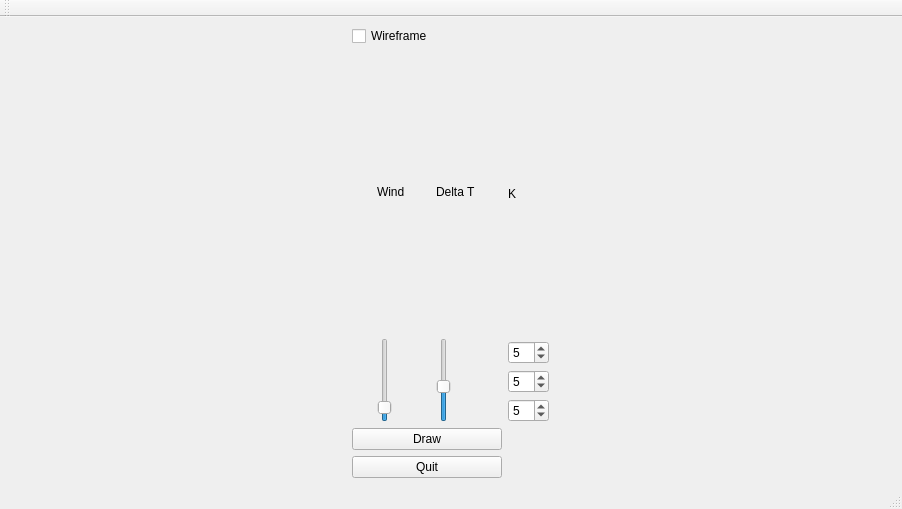
<?xml version="1.0" encoding="UTF-8"?>
<ui version="4.0">
 <class>MainWindow</class>
 <widget class="QMainWindow" name="MainWindow">
  <property name="geometry">
   <rect>
    <x>0</x>
    <y>0</y>
    <width>902</width>
    <height>509</height>
   </rect>
  </property>
  <property name="sizePolicy">
   <sizepolicy hsizetype="Preferred" vsizetype="Preferred">
    <horstretch>0</horstretch>
    <verstretch>0</verstretch>
   </sizepolicy>
  </property>
  <property name="windowTitle">
   <string>MainWindow</string>
  </property>
  <widget class="QWidget" name="centralwidget">
   <property name="sizePolicy">
    <sizepolicy hsizetype="Preferred" vsizetype="Preferred">
     <horstretch>0</horstretch>
     <verstretch>0</verstretch>
    </sizepolicy>
   </property>
   <layout class="QHBoxLayout" name="horizontalLayout">
    <item>
     <layout class="QGridLayout" name="gridLayout">
      <property name="sizeConstraint">
       <enum>QLayout::SetMinimumSize</enum>
      </property>
      <item row="1" column="1">
       <layout class="QVBoxLayout" name="verticalLayout">
        <property name="sizeConstraint">
         <enum>QLayout::SetMinimumSize</enum>
        </property>
        <item>
         <widget class="QLabel" name="label">
          <property name="text">
           <string>K</string>
          </property>
         </widget>
        </item>
        <item>
         <widget class="QSpinBox" name="K_structural">
          <property name="sizePolicy">
           <sizepolicy hsizetype="Fixed" vsizetype="Fixed">
            <horstretch>0</horstretch>
            <verstretch>0</verstretch>
           </sizepolicy>
          </property>
          <property name="specialValueText">
           <string/>
          </property>
          <property name="maximum">
           <number>10</number>
          </property>
          <property name="value">
           <number>5</number>
          </property>
         </widget>
        </item>
        <item>
         <widget class="QSpinBox" name="K_shearing">
          <property name="sizePolicy">
           <sizepolicy hsizetype="Fixed" vsizetype="Fixed">
            <horstretch>0</horstretch>
            <verstretch>0</verstretch>
           </sizepolicy>
          </property>
          <property name="maximum">
           <number>10</number>
          </property>
          <property name="value">
           <number>5</number>
          </property>
         </widget>
        </item>
        <item>
         <widget class="QSpinBox" name="K_bending">
          <property name="sizePolicy">
           <sizepolicy hsizetype="Fixed" vsizetype="Fixed">
            <horstretch>0</horstretch>
            <verstretch>0</verstretch>
           </sizepolicy>
          </property>
          <property name="maximum">
           <number>10</number>
          </property>
          <property name="value">
           <number>5</number>
          </property>
         </widget>
        </item>
       </layout>
      </item>
      <item row="0" column="0">
       <widget class="QCheckBox" name="wireframe">
        <property name="sizePolicy">
         <sizepolicy hsizetype="Fixed" vsizetype="Fixed">
          <horstretch>0</horstretch>
          <verstretch>0</verstretch>
         </sizepolicy>
        </property>
        <property name="minimumSize">
         <size>
          <width>150</width>
          <height>0</height>
         </size>
        </property>
        <property name="text">
         <string>Wireframe</string>
        </property>
       </widget>
      </item>
      <item row="3" column="0">
       <widget class="QPushButton" name="draw">
        <property name="sizePolicy">
         <sizepolicy hsizetype="Fixed" vsizetype="Fixed">
          <horstretch>0</horstretch>
          <verstretch>0</verstretch>
         </sizepolicy>
        </property>
        <property name="minimumSize">
         <size>
          <width>150</width>
          <height>0</height>
         </size>
        </property>
        <property name="text">
         <string>Draw</string>
        </property>
       </widget>
      </item>
      <item row="4" column="0">
       <widget class="QPushButton" name="quit">
        <property name="sizePolicy">
         <sizepolicy hsizetype="Fixed" vsizetype="Fixed">
          <horstretch>0</horstretch>
          <verstretch>0</verstretch>
         </sizepolicy>
        </property>
        <property name="minimumSize">
         <size>
          <width>150</width>
          <height>0</height>
         </size>
        </property>
        <property name="text">
         <string>Quit</string>
        </property>
       </widget>
      </item>
      <item row="1" column="0">
       <layout class="QHBoxLayout" name="horizontalLayout_2">
        <item>
         <layout class="QVBoxLayout" name="verticalLayout_3">
          <property name="sizeConstraint">
           <enum>QLayout::SetMinimumSize</enum>
          </property>
          <item>
           <widget class="QLabel" name="label_2">
            <property name="sizePolicy">
             <sizepolicy hsizetype="Minimum" vsizetype="Minimum">
              <horstretch>0</horstretch>
              <verstretch>0</verstretch>
             </sizepolicy>
            </property>
            <property name="text">
             <string>Wind</string>
            </property>
           </widget>
          </item>
          <item>
           <widget class="QSlider" name="wind">
            <property name="sizePolicy">
             <sizepolicy hsizetype="Fixed" vsizetype="Fixed">
              <horstretch>0</horstretch>
              <verstretch>0</verstretch>
             </sizepolicy>
            </property>
            <property name="maximum">
             <number>10</number>
            </property>
            <property name="value">
             <number>1</number>
            </property>
            <property name="orientation">
             <enum>Qt::Vertical</enum>
            </property>
           </widget>
          </item>
         </layout>
        </item>
        <item>
         <layout class="QVBoxLayout" name="verticalLayout_2">
          <property name="sizeConstraint">
           <enum>QLayout::SetMinimumSize</enum>
          </property>
          <item>
           <widget class="QLabel" name="label_3">
            <property name="sizePolicy">
             <sizepolicy hsizetype="Minimum" vsizetype="Minimum">
              <horstretch>0</horstretch>
              <verstretch>0</verstretch>
             </sizepolicy>
            </property>
            <property name="text">
             <string>Delta T</string>
            </property>
           </widget>
          </item>
          <item>
           <widget class="QSlider" name="dt">
            <property name="sizePolicy">
             <sizepolicy hsizetype="Fixed" vsizetype="Fixed">
              <horstretch>0</horstretch>
              <verstretch>0</verstretch>
             </sizepolicy>
            </property>
            <property name="maximum">
             <number>5</number>
            </property>
            <property name="value">
             <number>2</number>
            </property>
            <property name="orientation">
             <enum>Qt::Vertical</enum>
            </property>
           </widget>
          </item>
         </layout>
        </item>
       </layout>
      </item>
     </layout>
    </item>
    <item>
     <layout class="QVBoxLayout" name="layout_scene">
      <property name="sizeConstraint">
       <enum>QLayout::SetDefaultConstraint</enum>
      </property>
     </layout>
    </item>
   </layout>
  </widget>
  <widget class="QMenuBar" name="menubar">
   <property name="geometry">
    <rect>
     <x>0</x>
     <y>0</y>
     <width>902</width>
     <height>25</height>
    </rect>
   </property>
  </widget>
  <widget class="QStatusBar" name="statusbar"/>
  <widget class="QToolBar" name="toolBar">
   <property name="windowTitle">
    <string>toolBar</string>
   </property>
   <attribute name="toolBarArea">
    <enum>TopToolBarArea</enum>
   </attribute>
   <attribute name="toolBarBreak">
    <bool>false</bool>
   </attribute>
  </widget>
 </widget>
 <resources/>
 <connections/>
</ui>
